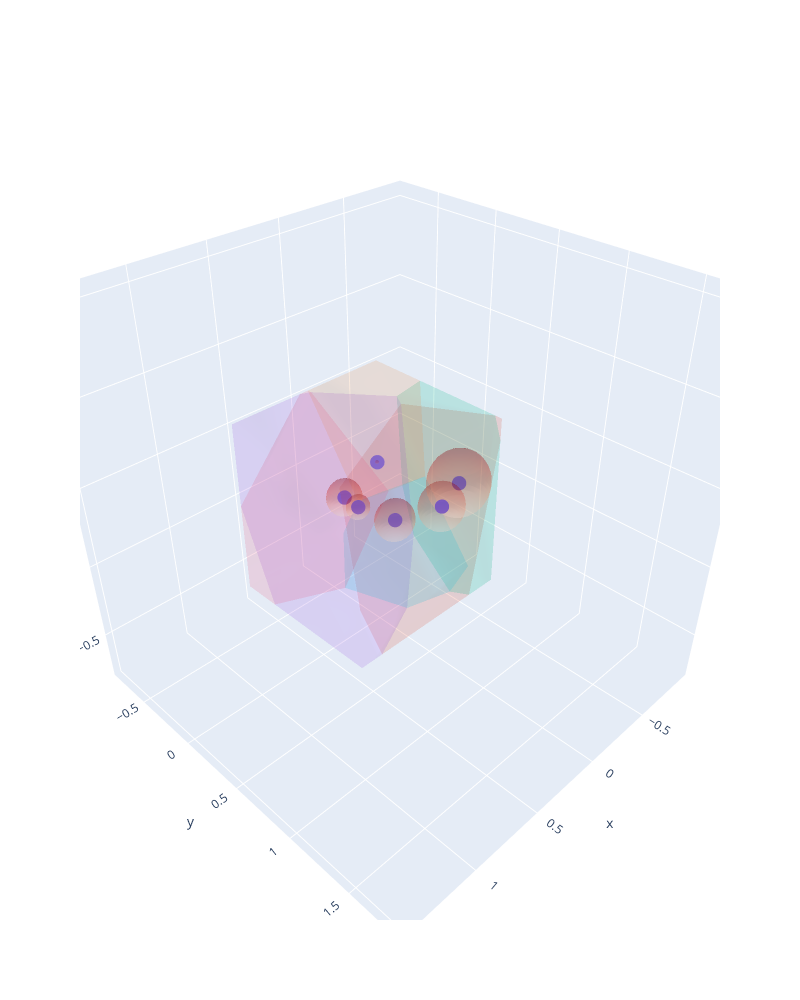

This figure's notebook cell:
### Code cell
##### PLOT VORONOI WITH FURTHEST POINTS #####
np.random.seed(2023)
importlib.reload(utilities_voronoi)

# Sample set of points (replace with your own)
original_points = np.random.rand(6, 3)
## Generate vertices for a hypercube (n-dimensional cube) defined by the given interval
intervals = [(0, 1), (0, 1),(0,1)]
vertices = utilities_voronoi.generate_hypercube_vertices(intervals)
## Define the coordinates of the square's vertices
#square_vertices = np.array([[0, 0], [0, 1], [1, 1], [1, 0],[0,0]]) NECCESARY?

## Compute original Voronoi diagram
vor = Voronoi(original_points)

## Compute symmetric points
#all_points = add_symmetric_points(vor,vertices,intervals)

all_points, _ = utilities_voronoi.add_symmetric_points(vor,vertices,intervals)
## Compute Voronoi diagram
vor = Voronoi(all_points)

## Generate random radios for the points
radios = np.random.rand(len(original_points))/3

## Generate random 1 or -1 as the sign
derivative_sign = np.random.choice([-1,1],len(original_points))

## Plot Voronoi diagram
utilities_voronoi.plot_finite_voronoi_3D(vor,all_points,original_points,radios,vertices,plot_symmetric_points=False)

## Check if the space is filled
space_filled,distances = utilities_voronoi.check_space_filled(vor,radios,vertices)
print(space_filled)

### Figure 1 — Plotly figure (JSON) as saved in the notebook; plotly's stock layout.template omitted (floating-point values rounded to 4 significant figures; data arrays with more than 128 entries replaced by an {"elided": "..."} marker saying what was removed)
{"data": [{"marker": {"size": 5}, "mode": "markers", "type": "scatter3d", "x": [0.322, 0.1266, 0.02209, 0.5449, 0.3945, 0.1621], "y": [0.8904, 0.1413, 0.7273, 0.4564, 0.1512, 0.338], "z": [0.5881, 0.4679, 0.5244, 0.5014, 0.3609, 0.1803]}, {"alphahull": 0, "colorscale": [[0, "#440154"], [0.1111, "#482878"], [0.2222, "#3e4989"], [0.3333, "#31688e"], [0.4444, "#26828e"], [0.5556, "#1f9e89"], [0.6667, "#35b779"], [0.7778, "#6ece58"], [0.8889, "#b5de2b"], [1, "#fde725"]], "opacity": 0.1, "type": "mesh3d", "x": [1, 0.5084, 1, 0, 1, 0.8576, 0.3086, 0.2517, 5.551e-17, 0.2417, 0.1861, -5.551e-17], "y": [0.8735, 0.8206, 1, 1, 1.0, 1, 0.6585, 0.4892, 0.9519, 0.8978, 1, 1], "z": [1, 0, 1.0, 1.0, 0.3664, 0, 0.298, 1, 1, 1.11e-16, 0, 0.8768]}, {"alphahull": 0, "colorscale": [[0, "#440154"], [0.1111, "#482878"], [0.2222, "#3e4989"], [0.3333, "#31688e"], [0.4444, "#26828e"], [0.5556, "#1f9e89"], [0.6667, "#35b779"], [0.7778, "#6ece58"], [0.8889, "#b5de2b"], [1, "#fde725"]], "opacity": 0.1, "type": "mesh3d", "x": [0.3086, -3.469e-18, 0.2517, 5.551e-17, 0.2417, -2.776e-17, 0.1861, -5.551e-17, 0.2142, 0.2108, 0, 0], "y": [0.6585, 1, 0.4892, 0.9519, 0.8978, 0.8109, 1, 1, 0.4604, 0.4101, 0.427, 0.3725], "z": [0.298, 0, 1, 1, 1.11e-16, 2.776e-17, 0, 0.8768, 0.4837, 1, 0.4344, 1]}, {"alphahull": 0, "colorscale": [[0, "#440154"], [0.1111, "#482878"], [0.2222, "#3e4989"], [0.3333, "#31688e"], [0.4444, "#26828e"], [0.5556, "#1f9e89"], [0.6667, "#35b779"], [0.7778, "#6ece58"], [0.8889, "#b5de2b"], [1, "#fde725"]], "opacity": 0.1, "type": "mesh3d", "x": [1, 1, 1, 0.5084, 1, 0.8576, 1.0, 0.6315, 0.3086, 0.2517, 0.2643, 0.2142, 0.4989, 0.2108, 0.5546, 1], "y": [5.551e-17, 1.0, 0.8735, 0.8206, 1.0, 1, 0.2408, 0.4225, 0.6585, 0.4892, 0.3977, 0.4604, 0.02751, 0.4101, -5.551e-17, -2.776e-17], "z": [1.0, -1.11e-16, 1, 0, 0.3664, 0, 0, 2.776e-17, 0.298, 1, 0.447, 0.4837, 1.0, 1, 1, 0.5231]}, {"alphahull": 0, "colorscale": [[0, "#440154"], [0.1111, "#482878"], [0.2222, "#3e4989"], [0.3333, "#31688e"], [0.4444, "#26828e"], [0.5556, "#1f9e89"], [0.6667, "#35b779"], [0.7778, "#6ece58"], [0.8889, "#b5de2b"], [1, "#fde725"]], "opacity": 0.1, "type": "mesh3d", "x": [0.2643, 0.2142, 0.4989, 0.2108, 0, 0, 0, 2.776e-17, 0.1654, 0.4999], "y": [0.3977, 0.4604, 0.02751, 0.4101, 0.427, 0.3725, 0, -1.11e-16, -2.776e-17, 5.551e-17], "z": [0.447, 0.4837, 1.0, 1, 0.4344, 1, 1, 0.1424, 0.1629, 1.0]}, {"alphahull": 0, "colorscale": [[0, "#440154"], [0.1111, "#482878"], [0.2222, "#3e4989"], [0.3333, "#31688e"], [0.4444, "#26828e"], [0.5556, "#1f9e89"], [0.6667, "#35b779"], [0.7778, "#6ece58"], [0.8889, "#b5de2b"], [1, "#fde725"]], "opacity": 0.1, "type": "mesh3d", "x": [0.5084, 0.6315, 0.3086, 0.2417, -2.776e-17, 2.776e-17, 0.2643, 0.2142, 0, 0.2919, 2.776e-17, 0.1654], "y": [0.8206, 0.4225, 0.6585, 0.8978, 0.8109, 5.551e-17, 0.3977, 0.4604, 0.427, 0, -1.11e-16, -2.776e-17], "z": [0, 2.776e-17, 0.298, 1.11e-16, 2.776e-17, 2.776e-17, 0.447, 0.4837, 0.4344, -1.388e-16, 0.1424, 0.1629]}, {"alphahull": 0, "colorscale": [[0, "#440154"], [0.1111, "#482878"], [0.2222, "#3e4989"], [0.3333, "#31688e"], [0.4444, "#26828e"], [0.5556, "#1f9e89"], [0.6667, "#35b779"], [0.7778, "#6ece58"], [0.8889, "#b5de2b"], [1, "#fde725"]], "opacity": 0.1, "type": "mesh3d", "x": [1.0, 0.6315, 0.2643, 0.4989, 1.0, 0.2919, 0.5546, 1, 0.1654, 0.4999], "y": [0.2408, 0.4225, 0.3977, 0.02751, 0, 0, -5.551e-17, -2.776e-17, -2.776e-17, 5.551e-17], "z": [0, 2.776e-17, 0.447, 1.0, -5.551e-17, -1.388e-16, 1, 0.5231, 0.1629, 1.0]}, {"colorscale": [[0, "rgb(255,245,240)"], [0.125, "rgb(254,224,210)"], [0.25, "rgb(252,187,161)"], [0.375, "rgb(252,146,114)"], [0.5, "rgb(251,106,74)"], [0.625, "rgb(239,59,44)"], [0.75, "rgb(203,24,29)"], [0.875, "rgb(165,15,21)"], [1, "rgb(103,0,13)"]], "opacity": 0.2, "showscale": false, "type": "surface", "x": {"elided": "40x20 float values"}, "y": {"elided": "40x20 float values"}, "z": {"elided": "40x20 float values"}}, {"colorscale": [[0, "rgb(255,245,240)"], [0.125, "rgb(254,224,210)"], [0.25, "rgb(252,187,161)"], [0.375, "rgb(252,146,114)"], [0.5, "rgb(251,106,74)"], [0.625, "rgb(239,59,44)"], [0.75, "rgb(203,24,29)"], [0.875, "rgb(165,15,21)"], [1, "rgb(103,0,13)"]], "opacity": 0.2, "showscale": false, "type": "surface", "x": {"elided": "40x20 float values"}, "y": {"elided": "40x20 float values"}, "z": {"elided": "40x20 float values"}}, {"colorscale": [[0, "rgb(255,245,240)"], [0.125, "rgb(254,224,210)"], [0.25, "rgb(252,187,161)"], [0.375, "rgb(252,146,114)"], [0.5, "rgb(251,106,74)"], [0.625, "rgb(239,59,44)"], [0.75, "rgb(203,24,29)"], [0.875, "rgb(165,15,21)"], [1, "rgb(103,0,13)"]], "opacity": 0.2, "showscale": false, "type": "surface", "x": {"elided": "40x20 float values"}, "y": {"elided": "40x20 float values"}, "z": {"elided": "40x20 float values"}}, {"colorscale": [[0, "rgb(255,245,240)"], [0.125, "rgb(254,224,210)"], [0.25, "rgb(252,187,161)"], [0.375, "rgb(252,146,114)"], [0.5, "rgb(251,106,74)"], [0.625, "rgb(239,59,44)"], [0.75, "rgb(203,24,29)"], [0.875, "rgb(165,15,21)"], [1, "rgb(103,0,13)"]], "opacity": 0.2, "showscale": false, "type": "surface", "x": {"elided": "40x20 float values"}, "y": {"elided": "40x20 float values"}, "z": {"elided": "40x20 float values"}}, {"colorscale": [[0, "rgb(255,245,240)"], [0.125, "rgb(254,224,210)"], [0.25, "rgb(252,187,161)"], [0.375, "rgb(252,146,114)"], [0.5, "rgb(251,106,74)"], [0.625, "rgb(239,59,44)"], [0.75, "rgb(203,24,29)"], [0.875, "rgb(165,15,21)"], [1, "rgb(103,0,13)"]], "opacity": 0.2, "showscale": false, "type": "surface", "x": {"elided": "40x20 float values"}, "y": {"elided": "40x20 float values"}, "z": {"elided": "40x20 float values"}}, {"colorscale": [[0, "rgb(255,245,240)"], [0.125, "rgb(254,224,210)"], [0.25, "rgb(252,187,161)"], [0.375, "rgb(252,146,114)"], [0.5, "rgb(251,106,74)"], [0.625, "rgb(239,59,44)"], [0.75, "rgb(203,24,29)"], [0.875, "rgb(165,15,21)"], [1, "rgb(103,0,13)"]], "opacity": 0.2, "showscale": false, "type": "surface", "x": {"elided": "40x20 float values"}, "y": {"elided": "40x20 float values"}, "z": {"elided": "40x20 float values"}}], "layout": {"height": 1000, "scene": {"aspectmode": "cube", "xaxis": {"range": [-0.9779, 1.545]}, "yaxis": {"range": [-0.8587, 1.89]}, "zaxis": {"range": [-0.8197, 1.588]}}, "width": 800}}
